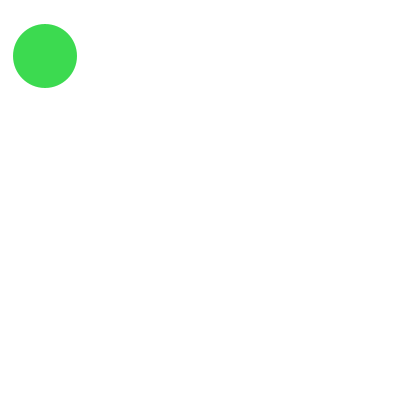
Frame 1 (no input)
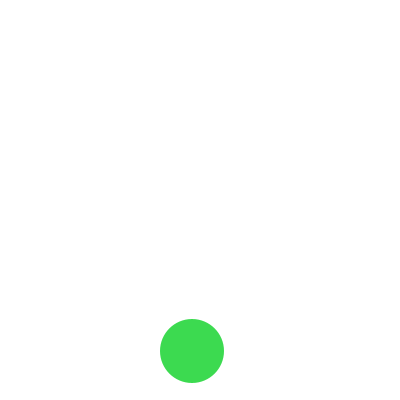
Frame 60 (the mouse pressed at the canvas centre just before this capture)
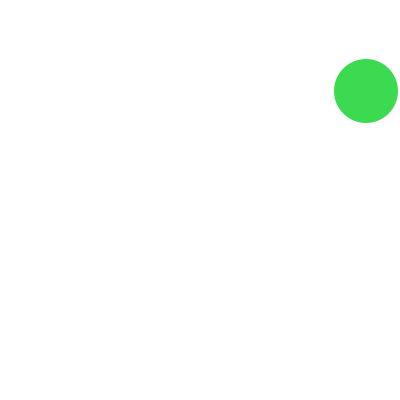
Frame 120 (the mouse held since frame 60 and released just before this capture)

The Processing sketch that drew these frames (run headless with seeded random() and noise(); from frame 60 on, the mouse is pressed at the canvas centre):

// Processing sketch: Ball_template
// ── Ball_template.pde
Ball ball = new Ball();
void setup() {
  size(400, 400);
  background(255);
  println(ball.speedx);
  println(ball.speedy);
}

void draw() {
  //println((int)random(-5,5));
  ball.moveBall();
  background(255);
  ball.display();
}

// ── Ball.pde
class Ball {
  int rad;    // radius
  int x,y;    // center's position of the ball
  int speedx; // for horizontal speed
  int speedy; // for vertical speed
  color c;    // color of the ball
  
  // constructor for initialization
  Ball() {
    rad = (int)random(20, 40);
    speedx = (int)floor(random(-5, 6) );
    speedy = (int)floor(random(-5, 6) );
    c = color(random(255), random(255), random(255));
    x = (int)random(rad, width - rad);
    y = (int)random(rad, height - rad);
  }
 
  // display a ball with the given x, y and rad, filled with c
  void display() { 
    fill(c);
    noStroke();
    ellipse(x, y, rad*2, rad*2); 
  }
  
  // set the new position according to speedx and speedy 
  // and check if a bounce happens
  void moveBall() { 
    x += speedx;
    y += speedy;
    if ( x <= rad || x >= width - rad ) {
      speedx *= -1;
    }
    if ( y <= rad || y >= height -rad ) {
      speedy *= -1;
    }
  }
  
  // display a ball and let it move
  void play() { 
    display();
    moveBall();
  }
}
